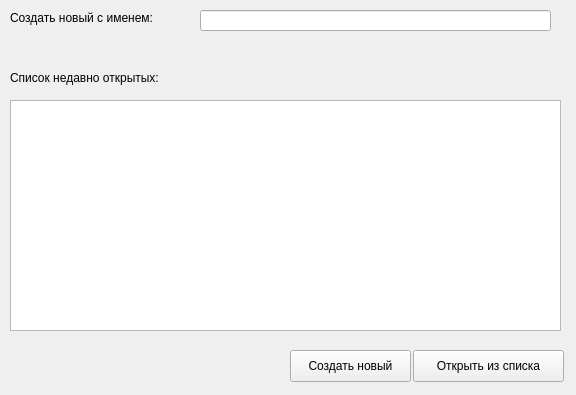
<?xml version="1.0" encoding="UTF-8"?>
<ui version="4.0">
 <class>welcomeForm</class>
 <widget class="QWidget" name="welcomeForm">
  <property name="geometry">
   <rect>
    <x>0</x>
    <y>0</y>
    <width>576</width>
    <height>395</height>
   </rect>
  </property>
  <property name="windowTitle">
   <string>Form</string>
  </property>
  <widget class="QListWidget" name="listWidget">
   <property name="geometry">
    <rect>
     <x>10</x>
     <y>100</y>
     <width>551</width>
     <height>231</height>
    </rect>
   </property>
  </widget>
  <widget class="QLabel" name="label">
   <property name="geometry">
    <rect>
     <x>10</x>
     <y>70</y>
     <width>181</width>
     <height>16</height>
    </rect>
   </property>
   <property name="text">
    <string>Список недавно открытых:</string>
   </property>
  </widget>
  <widget class="QPushButton" name="open">
   <property name="geometry">
    <rect>
     <x>413</x>
     <y>350</y>
     <width>151</width>
     <height>32</height>
    </rect>
   </property>
   <property name="text">
    <string>Открыть из списка</string>
   </property>
  </widget>
  <widget class="QPushButton" name="new_2">
   <property name="geometry">
    <rect>
     <x>290</x>
     <y>350</y>
     <width>121</width>
     <height>32</height>
    </rect>
   </property>
   <property name="text">
    <string>Создать новый</string>
   </property>
  </widget>
  <widget class="QLabel" name="label_2">
   <property name="geometry">
    <rect>
     <x>10</x>
     <y>10</y>
     <width>181</width>
     <height>16</height>
    </rect>
   </property>
   <property name="text">
    <string>Создать новый с именем:</string>
   </property>
  </widget>
  <widget class="QLineEdit" name="nameEdit">
   <property name="geometry">
    <rect>
     <x>200</x>
     <y>10</y>
     <width>351</width>
     <height>21</height>
    </rect>
   </property>
  </widget>
 </widget>
 <resources/>
 <connections/>
</ui>
